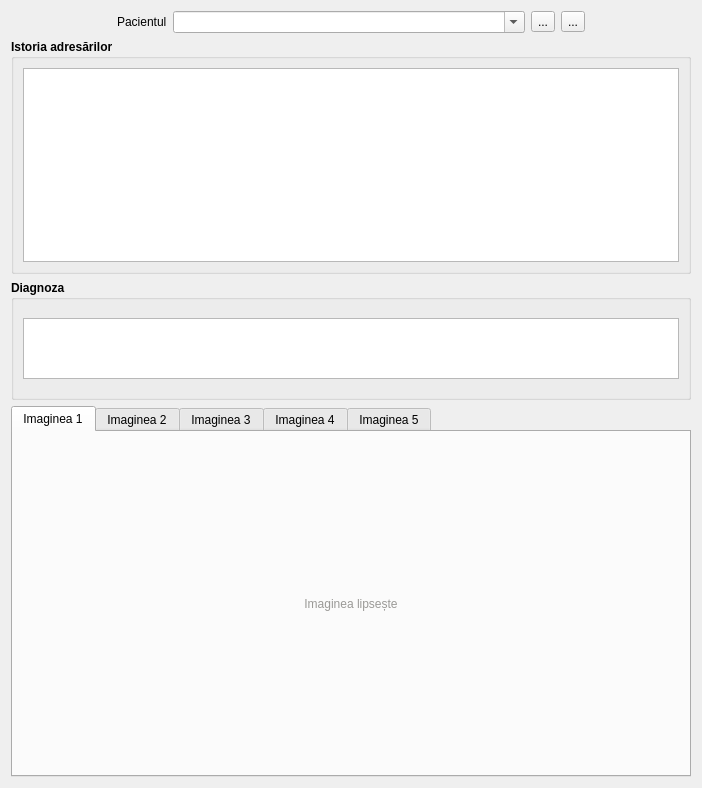
<?xml version="1.0" encoding="UTF-8"?>
<ui version="4.0">
 <class>PatientHistory</class>
 <widget class="QDialog" name="PatientHistory">
  <property name="geometry">
   <rect>
    <x>0</x>
    <y>0</y>
    <width>702</width>
    <height>788</height>
   </rect>
  </property>
  <property name="windowTitle">
   <string>Dialog</string>
  </property>
  <property name="windowIcon">
   <iconset resource="../resource.qrc">
    <normaloff>:/img/medical-history.png</normaloff>:/img/medical-history.png</iconset>
  </property>
  <layout class="QGridLayout" name="gridLayout_3">
   <item row="1" column="0" colspan="6">
    <widget class="QGroupBox" name="groupBox">
     <property name="sizePolicy">
      <sizepolicy hsizetype="Expanding" vsizetype="Preferred">
       <horstretch>0</horstretch>
       <verstretch>0</verstretch>
      </sizepolicy>
     </property>
     <property name="maximumSize">
      <size>
       <width>16777215</width>
       <height>235</height>
      </size>
     </property>
     <property name="font">
      <font>
       <bold>true</bold>
      </font>
     </property>
     <property name="title">
      <string>Istoria adresărilor</string>
     </property>
     <layout class="QGridLayout" name="gridLayout">
      <item row="0" column="0">
       <widget class="QTableView" name="tableView">
        <property name="font">
         <font>
          <bold>false</bold>
         </font>
        </property>
       </widget>
      </item>
     </layout>
    </widget>
   </item>
   <item row="0" column="4">
    <widget class="QToolButton" name="btnOpenCatPatient">
     <property name="text">
      <string>...</string>
     </property>
     <property name="icon">
      <iconset resource="../resource.qrc">
       <normaloff>:/img/search_pacients.png</normaloff>:/img/search_pacients.png</iconset>
     </property>
    </widget>
   </item>
   <item row="0" column="1">
    <widget class="QLabel" name="label">
     <property name="text">
      <string>Pacientul</string>
     </property>
    </widget>
   </item>
   <item row="3" column="0" colspan="6">
    <widget class="QTabWidget" name="tabWidget">
     <property name="currentIndex">
      <number>0</number>
     </property>
     <widget class="QWidget" name="tab1_img">
      <attribute name="title">
       <string>Imaginea 1</string>
      </attribute>
      <layout class="QGridLayout" name="gridLayout_4">
       <item row="0" column="0">
        <widget class="QLabel" name="image1">
         <property name="styleSheet">
          <string notr="true">color: rgb(154, 153, 150)</string>
         </property>
         <property name="text">
          <string>Imaginea lipsește</string>
         </property>
         <property name="alignment">
          <set>Qt::AlignCenter</set>
         </property>
        </widget>
       </item>
      </layout>
     </widget>
     <widget class="QWidget" name="tab2_img">
      <attribute name="title">
       <string>Imaginea 2</string>
      </attribute>
      <layout class="QGridLayout" name="gridLayout_5">
       <item row="0" column="0">
        <widget class="QLabel" name="image_2">
         <property name="styleSheet">
          <string notr="true">color: rgb(154, 153, 150)</string>
         </property>
         <property name="text">
          <string>Imaginea lipsește</string>
         </property>
         <property name="alignment">
          <set>Qt::AlignCenter</set>
         </property>
        </widget>
       </item>
      </layout>
     </widget>
     <widget class="QWidget" name="tab3_img">
      <attribute name="title">
       <string>Imaginea 3</string>
      </attribute>
      <layout class="QGridLayout" name="gridLayout_6">
       <item row="0" column="0">
        <widget class="QLabel" name="image_3">
         <property name="styleSheet">
          <string notr="true">color: rgb(154, 153, 150)</string>
         </property>
         <property name="text">
          <string>Imaginea lipsește</string>
         </property>
         <property name="alignment">
          <set>Qt::AlignCenter</set>
         </property>
        </widget>
       </item>
      </layout>
     </widget>
     <widget class="QWidget" name="tab4_img">
      <attribute name="title">
       <string>Imaginea 4</string>
      </attribute>
      <layout class="QGridLayout" name="gridLayout_7">
       <item row="0" column="0">
        <widget class="QLabel" name="image_4">
         <property name="styleSheet">
          <string notr="true">color: rgb(154, 153, 150)</string>
         </property>
         <property name="text">
          <string>Imaginea lipsește</string>
         </property>
         <property name="alignment">
          <set>Qt::AlignCenter</set>
         </property>
        </widget>
       </item>
      </layout>
     </widget>
     <widget class="QWidget" name="tab5_img">
      <attribute name="title">
       <string>Imaginea 5</string>
      </attribute>
      <layout class="QGridLayout" name="gridLayout_8">
       <item row="0" column="0">
        <widget class="QLabel" name="image_5">
         <property name="styleSheet">
          <string notr="true">color: rgb(154, 153, 150)</string>
         </property>
         <property name="text">
          <string>Imaginea lipsește</string>
         </property>
         <property name="alignment">
          <set>Qt::AlignCenter</set>
         </property>
        </widget>
       </item>
      </layout>
     </widget>
    </widget>
   </item>
   <item row="2" column="0" colspan="6">
    <widget class="QGroupBox" name="groupBox_2">
     <property name="sizePolicy">
      <sizepolicy hsizetype="Expanding" vsizetype="Preferred">
       <horstretch>0</horstretch>
       <verstretch>0</verstretch>
      </sizepolicy>
     </property>
     <property name="maximumSize">
      <size>
       <width>16777215</width>
       <height>120</height>
      </size>
     </property>
     <property name="font">
      <font>
       <bold>true</bold>
      </font>
     </property>
     <property name="title">
      <string>Diagnoza</string>
     </property>
     <layout class="QGridLayout" name="gridLayout_2">
      <item row="0" column="0">
       <widget class="QPlainTextEdit" name="diagnoza">
        <property name="maximumSize">
         <size>
          <width>16777215</width>
          <height>61</height>
         </size>
        </property>
        <property name="font">
         <font>
          <bold>false</bold>
         </font>
        </property>
       </widget>
      </item>
     </layout>
    </widget>
   </item>
   <item row="0" column="5">
    <spacer name="horizontalSpacer_2">
     <property name="orientation">
      <enum>Qt::Horizontal</enum>
     </property>
     <property name="sizeType">
      <enum>QSizePolicy::Preferred</enum>
     </property>
     <property name="sizeHint" stdset="0">
      <size>
       <width>100</width>
       <height>20</height>
      </size>
     </property>
    </spacer>
   </item>
   <item row="0" column="0">
    <spacer name="horizontalSpacer">
     <property name="orientation">
      <enum>Qt::Horizontal</enum>
     </property>
     <property name="sizeType">
      <enum>QSizePolicy::Preferred</enum>
     </property>
     <property name="sizeHint" stdset="0">
      <size>
       <width>100</width>
       <height>20</height>
      </size>
     </property>
    </spacer>
   </item>
   <item row="0" column="2">
    <widget class="QComboBox" name="comboPatient">
     <property name="sizePolicy">
      <sizepolicy hsizetype="Expanding" vsizetype="Fixed">
       <horstretch>0</horstretch>
       <verstretch>0</verstretch>
      </sizepolicy>
     </property>
     <property name="editable">
      <bool>true</bool>
     </property>
     <property name="duplicatesEnabled">
      <bool>false</bool>
     </property>
    </widget>
   </item>
   <item row="0" column="3">
    <widget class="QToolButton" name="btnClearPatient">
     <property name="text">
      <string>...</string>
     </property>
     <property name="icon">
      <iconset resource="../resource.qrc">
       <normaloff>:/img/clear_x32.png</normaloff>:/img/clear_x32.png</iconset>
     </property>
    </widget>
   </item>
  </layout>
 </widget>
 <resources>
  <include location="../resource.qrc"/>
 </resources>
 <connections/>
</ui>
